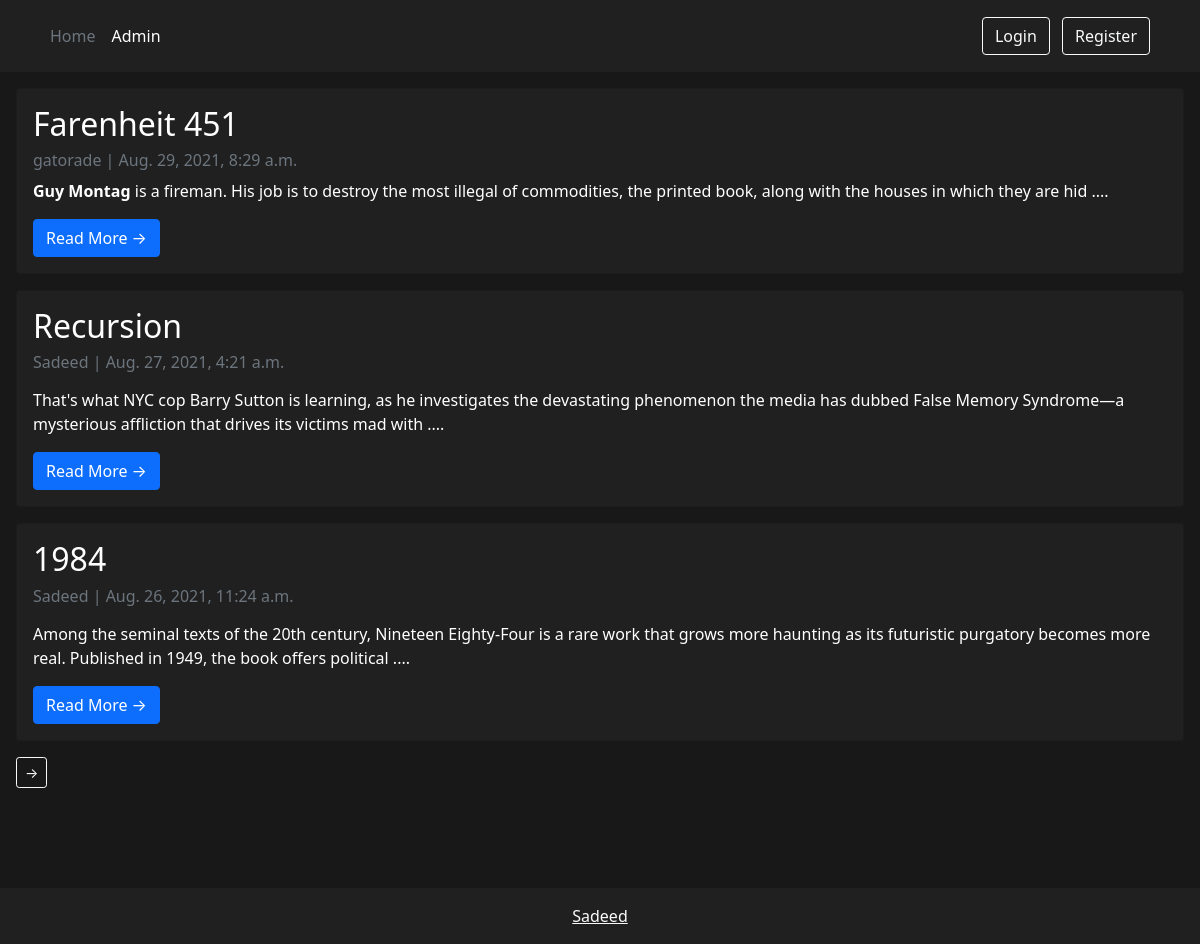
The page / on the database its author committed.
### blog/models.py (models this page shows, shortened)
class Post(models.Model):
    title = models.CharField(max_length=200, unique=True)
    slug = models.SlugField(max_length=200, unique=True)
    author = models.ForeignKey(
        User, on_delete=models.CASCADE, related_name='blog_posts')
    updatedOn = models.DateTimeField(auto_now=True)
    content = models.TextField()
    createdOn = models.DateTimeField(auto_now_add=True)
    status = models.BooleanField(choices=STATUS, default=True)
    class Meta:
        ordering = ['-createdOn']

### blog/views.py (the view)
# urls.py: path('', views.PostList.as_view(), name='home'),
class PostList(generic.ListView):
    queryset = Post.objects.filter(status=1).order_by('-createdOn')
    template_name = 'blog/index.html'
    paginate_by = 3

### blog/templates/blog/index.html (shortened to what this page needs)
{% extends 'base.html' %}
{% block content %}
    {% for post in post_list %}
        <div class="card m-3" style="background-color: #202020; color: #FFFFFF;">
            <div class="card-body">
                <h2 class="card-title">{{ post.title }}</h2>
                <p class="card-text text-muted h6">{{ post.author }} | {{ post.createdOn}} </p>
                <p class="card-text">{{post.content| slice:":200" | safe }} .... </p>
                <a href="{% url 'post_detail' post.slug  %}" class="btn btn-primary">Read More &rarr;</a>
            </div>
        </div>
    {% endfor %}
{% block pagination %}
    {% if is_paginated %}
    <div class="m-3">
        <div class="pagination">
            <span class="page-links">
                {% if page_obj.has_next %}
                    <a class='btn btn-outline-light btn-sm' href="{{ request.path }}?page={{ page_obj.next_page_number }}">&rarr;</a>
                {% endif %}
            </span>
        </div>
    </div>
    {% endif %}
{% endblock %}
{% endblock content %}

### templates/base.html (shortened to what this page needs)
{% load static %}
<!DOCTYPE html>
<html lang="en">
  <head>
    <link
      href="https://cdn.jsdelivr.net/npm/bootstrap@5.1.0/dist/css/bootstrap.min.css"
      rel="stylesheet"
    />
  </head>
  <body>
    {% include 'snippets/header.html' %}
    <div class="main">
      {% block content %}
      {% endblock content %}
    </div>
    {% include 'snippets/footer.html' %}
  </body>
</html>

### templates/snippets/header.html (shortened to what this page needs)
<header class="p-3 text-white" style="background-color: #202020">
  <div class="container">
    <div class="d-flex flex-wrap align-items-center justify-content-center justify-content-lg-start">
      <ul class="nav col-12 col-lg-auto me-lg-auto mb-2 justify-content-center mb-md-0">
        <li><a href="{% url 'home' %}" class="nav-link px-2 text-secondary">Home</a></li>
        <li><a href="/admin" class="nav-link px-2 text-white">Admin</a></li>
      </ul>
      <div class="text-end">
        {% if user.is_authenticated %}
        <b>{{ user.username }}</b> &ensp;
        {% if user.is_superuser %}
        <a role="button" href="{% url 'dashboard' %}" class="btn btn-outline-light" >Dashboard</a>
        {% endif %}
        <a role="button" href="{% url 'post_new' %}" class="btn btn-outline-light" >New Post</a>
        <a role="button" href="/accounts/logout" class="btn btn-outline-light me-2">Logout</a>
        {% else %}
        <a role="button" href='/accounts/login' class="btn btn-outline-light me-2">Login</a>
        <a role="button" href="{% url 'register' %}" class="btn btn-outline-light me-2">Register</a>
        {% endif %}
      </div>
    </div>
  </div>
</header>

### templates/snippets/footer.html
<footer class="bg-light text-center text-lg-start">
	<div class="text-center p-3" style="background-color: #202020">
	  <a class="text-light" href="https://www.sadeeed.github.io">Sadeed</a>
	</div>
  </footer>

### templates/snippets/base_css.html (style rules this page uses)
body { background-color: #181818; }
:root { --main-background-color: #181818; --dark-background-color: #202020; --secondary-text-color: #AAAAAA; --light-primary-text-color: #FFFFFF; }

### templates/base.html (style rules this page uses)
.main { min-height: 100vh; height: 100%; }

### rows shown on the page
Post: title "Farenheit 451", author "gatorade", createdOn "Aug. 29, 2021, 8:29 a.m.", content "Guy Montag is a fireman. His job is to destroy the most illegal of commodities, the printed book, along with the houses in which they are hid"
Post: title "Recursion", author "Sadeed", createdOn "Aug. 27, 2021, 4:21 a.m.", content "That's what NYC cop Barry Sutton is learning, as he investigates the devastating phenomenon the media has dubbed False Memory Syndrome—a mysterious affliction that drives its victims mad with"
Post: title "1984", author "Sadeed", createdOn "Aug. 26, 2021, 11:24 a.m.", content "Among the seminal texts of the 20th century, Nineteen Eighty-Four is a rare work that grows more haunting as its futuristic purgatory becomes more real. Published in 1949, the book offers political"
